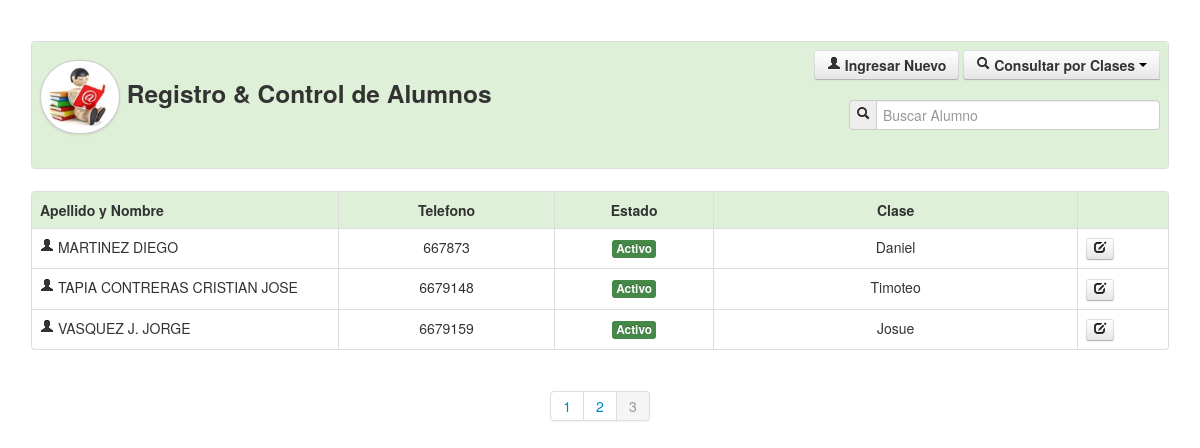
The page /alumnos.php?pag=3 (signed in) on the database as committed earlier.
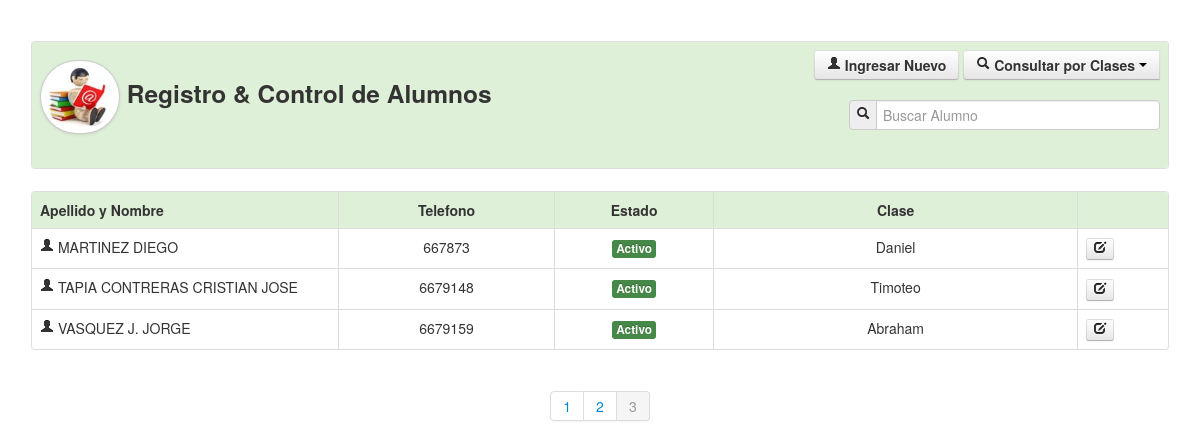
The same page on the database as committed later.
### tables this page shows
CREATE TABLE IF NOT EXISTS `alumnos` (
  `id` int(11) NOT NULL AUTO_INCREMENT,
  `nombre` varchar(255) NOT NULL,
  `apellido` varchar(255) NOT NULL,
  `rut` varchar(255) NOT NULL,
  `telefono` varchar(255) NOT NULL,
  `fechan` date NOT NULL,
  `folio` varchar(255) NOT NULL,
  `curso` varchar(255) NOT NULL,
  `estado` varchar(255) NOT NULL,
  `maestro` varchar(255) NOT NULL,
  `pension` varchar(255) NOT NULL,
  `domicilio` varchar(255) NOT NULL,
  `estado_civil` varchar(255) NOT NULL,
  `grado` varchar(255) NOT NULL,
  PRIMARY KEY (`id`)
);

CREATE TABLE IF NOT EXISTS `salones` (
  `id` int(11) NOT NULL AUTO_INCREMENT,
  `nombre` varchar(255) NOT NULL,
  `curso` varchar(255) NOT NULL,
  `estado` varchar(255) NOT NULL,
  PRIMARY KEY (`id`)
);

### Connections/Local.php (called while the page is built, shortened)
<?php
	function limpiar($tags){
		$tags = strip_tags($tags);
		$tags = stripslashes($tags);
		$tags = mysql_real_escape_string($tags);
		return $tags;
	}
?>

### Class/class_alumnos.php (called while the page is built, shortened)
<?php
include_once('Connections/Local.php');
class Consultar_Salones{
	private $fetch;
	function __construct($codigo){
		$this->consulta = mysql_query("SELECT * FROM salones WHERE id='$codigo'");
		$this->fetch = mysql_fetch_array($this->consulta);
	}
	function consultar($campo){
		return $this->fetch[$campo];
	}
}
?>

### alumnos.php (the view, shortened to what the changed rows need)
<?php
		include_once('Connections/Local.php');
		include_once('Class/funciones.php');
		include_once('Class/class_alumnos.php');
		$maximo=5;
		if(!empty($_GET['pag'])){
			$pag=limpiar($_GET['pag']);
		}else{
			$pag=1;
		}
		$inicio=($pag-1)*$maximo;
?>
<!DOCTYPE html>
<html lang="en">
<head>
    <link href="css/bootstrap.css" rel="stylesheet">
    <link href="css/bootstrap-responsive.css" rel="stylesheet">
    <link href="css/docs.css" rel="stylesheet">
    <link href="js/google-code-prettify/prettify.css" rel="stylesheet">
</head>
<body data-spy="scroll" data-target=".bs-docs-sidebar">
<div align="center">
    <table width="95%" border="0">
      <tr>
        <td>
        	<table class="table table-bordered table table-hover">
              <?php
			  	if(empty($_GET['cursos'])){
					if(empty($_POST['bus'])){
						$sql="SELECT * FROM alumnos ORDER BY apellido LIMIT $inicio, $maximo";
					}else{
						$bus=limpiar($_POST['bus']);
						$sql="SELECT * FROM alumnos WHERE nombre LIKE '$bus%' or apellido LIKE '$bus%' or rut='$bus' ORDER BY apellido LIMIT $inicio, $maximo";
					}
				}
			  	$can=mysql_query($sql);
				while($dato=mysql_fetch_array($can)){
					$salones = new Consultar_Salones($dato['curso']);
			  ?>
                  <tr>
                    <td><i class="icon-user"></i> <?php echo trim($dato['apellido']).' '.trim($dato['nombre']); ?></td>
                    <td><center><?php echo $dato['telefono']; ?></center></td>
                    <td>
                    	<center>
                        <a href="alumnos.php?estado=<?php echo $dato['id']; ?>" title="Cambiar Estado">
							<?php echo estado($dato['estado']); ?>
                        </a>
                        </center>
                    </td>
                    <td><center><?php echo $salones->consultar('nombre'); ?></center></td>
                    <td>
                    	<a href="crear_alumno.php?doc=<?php echo $dato['rut']; ?>" class="btn btn-mini" title="Actualizar Informacion">
                    		<i class="icon-edit"></i>
                        </a>
                    </td>
                  </tr>
              <?php } ?>
            </table>
        </td>
      </tr>
    </table>
</div>
</body>
</html>

### Class/funciones.php (shortened to what the changed rows need)
<?php
	function estado($estado){
		if($estado=='s'){
			return '<span class="label label-success">Activo</span>';
		}else{
			return '<span class="label label-important">No Activo</span>';
		}
	}
?>

Rows that differ between the two databases and show on the page:
changed alumnos "VASQUEZ J.": salones.nombre "Josue" → "Abraham"
